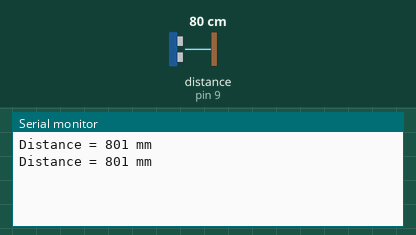
This sketch was run on a simulated Arduino Uno, built with avr-gcc and run on an emulated ATmega328P. Parts: the last lines printed to the serial monitor. Wiring (inferred from the names in the program): ultrasonic range finder: trigger pin 8; echo pin 9. The test bench sets the inputs (shaded band); at power-on: distance to the obstacle (sensor on pin 9) 80 cm. The echo pulse lasts 58.3 µs per cm.

Above: at 1.8 s.
1.9 s: distance to the obstacle (sensor on pin 9) set to 2 cm
At 2.8 s:
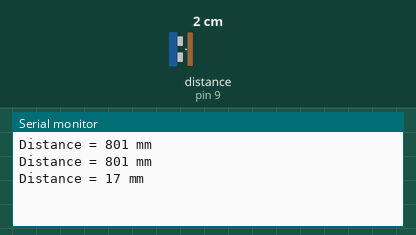
3.4 s: distance to the obstacle (sensor on pin 9) set to 4 cm
At 4.7 s:
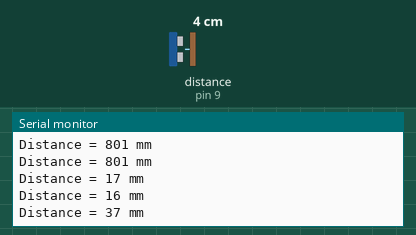
Timing chart, 0 to 6.4 s (numbered marks = the images above; inputs shaded):
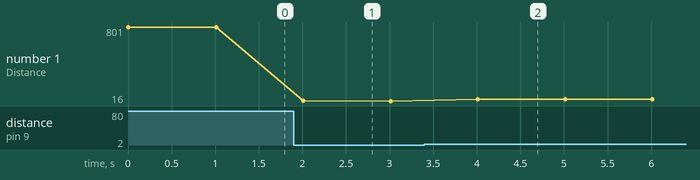

The sketch:

32___HC-SR04_Project.ino
```cpp
/***********************************************************
File name: 32 – HC-SR04 Project .ino Description:
Let, Distance measure with ultrasonic sensor.************************/

#include <HCSR04.h>
const int TriggerPin = 8;      //Trig pin
const int EchoPin = 9;         //Echo pin
long Duration = 0;
void setup() {
  pinMode(TriggerPin,OUTPUT);  // Trigger is an output pin
  pinMode(EchoPin,INPUT);      // Echo is an input pin
  Serial.begin(9600);          // Serial Output
}
void loop()  {
  digitalWrite(TriggerPin, LOW);
  delayMicroseconds(2);
  digitalWrite(TriggerPin, HIGH);          // Trigger pin to HIGH
  delayMicroseconds(10);                   // 10us high
  digitalWrite(TriggerPin, LOW);           // Trigger pin to HIGH
  Duration = pulseIn(EchoPin,HIGH);        // Waits for the echo pin to get high
  long Distance_mm = Distance(Duration);   // Use function to calculate the distance

  Serial.print("Distance = ");             // Output to serial
  Serial.print(Distance_mm);
  Serial.println(" mm");
   delay(1000);                             // Wait to do next measurement
}
long Distance(long time)
{
    long DistanceCalc;                      // Calculation variable
    DistanceCalc = ((time /2.9) / 2);     // Actual calculation in mm
    //DistanceCalc = time / 74 / 2;         // Actual calculation in inches
    return DistanceCalc;                    // return calculated value
}
```

Measured:
- after the input at 1.9 s, the serial monitor: prints a new line after 0.11 s (image 1)
- after the input at 3.4 s, the serial monitor: prints a new line after 0.61 s (image 2)
- plotted number 1: 801 → 16 after the input at 1.9 s, 16 → 37 after the input at 3.4 s
